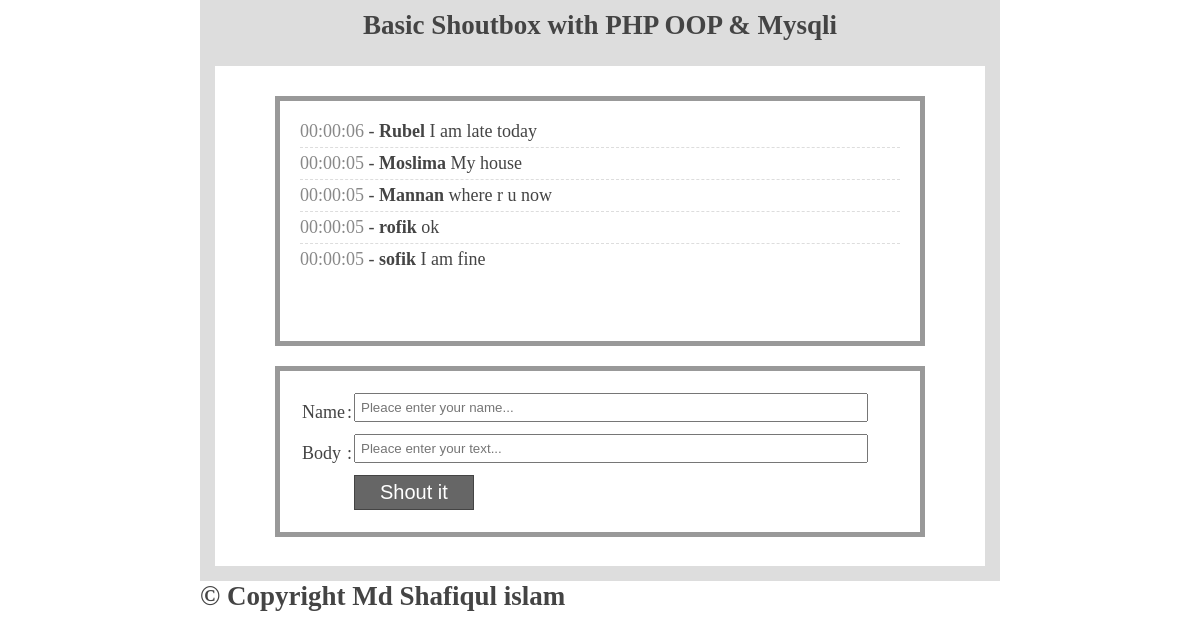
Before: / with the older database file.
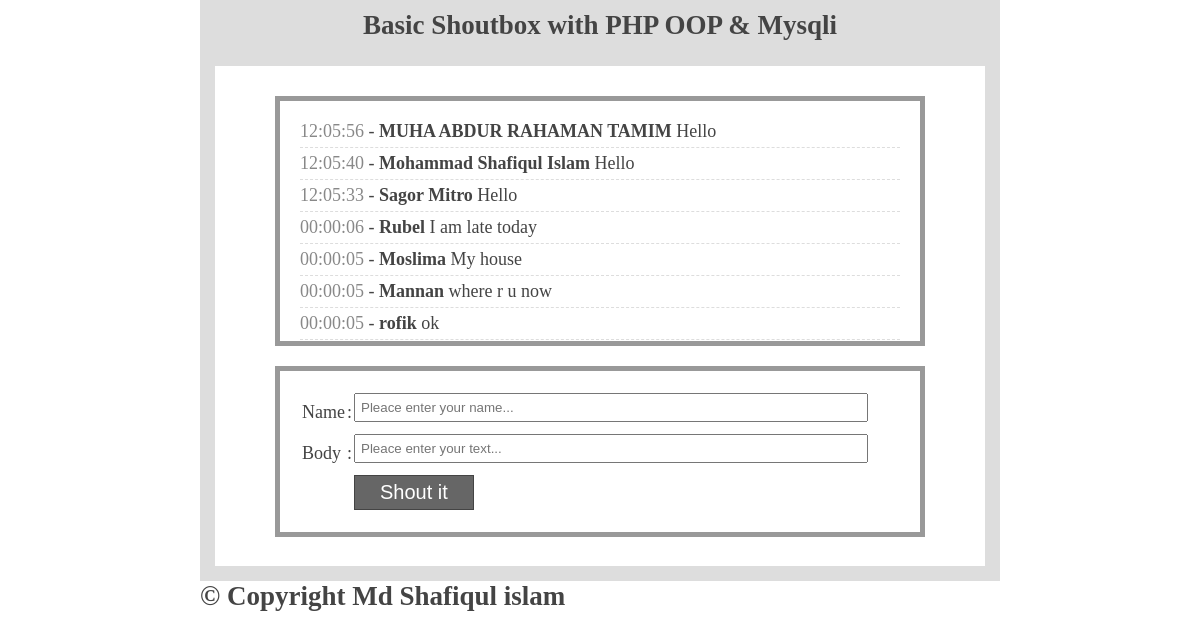
After: the same page with the newer database file.
### tables this page shows
CREATE TABLE `tbl_box` (
  `id` int(11) NOT NULL,
  `name` varchar(100) NOT NULL,
  `body` text NOT NULL,
  `time` time NOT NULL
);

### lib/Database.php (called while the page is built, shortened)
<?php
class Database{
 public $host   = DB_HOST;
 public $user   = DB_USER;
 public $pass   = DB_PASS;
 public $dbname = DB_NAME;
 public $link;
private function connectDB(){
 $this->link = new mysqli($this->host, $this->user, $this->pass,
  $this->dbname);
 }
public function select($query){
  $result = $this->link->query($query) or
   die($this->link->error.__LINE__);
  if($result->num_rows > 0){
    return $result;
  } else {
    return false;
  }
 }
}
?>

### lib/Shout.php (called while the page is built, shortened)
<?php
include 'Database.php';
class Shout{
    private $db;
    public function __construct(){
        $this->db = new Database();
    }
    public function getAllData(){
        $query = "SELECT * FROM tbl_box ORDER BY id DESC";
        $result = $this->db->select($query);
        return $result;
    }
}
?>

### index.php (the view, shortened to what this page needs)
<?php
include_once "lib/Shout.php";
$shout = new Shout();
?>
<!DOCTYPE html>
<html lang="en">
<head>
    <link rel="stylesheet" href="css/style.css">
</head>
<body>
    <div class="wrapper clr">
       <header class="headsection">
           <h2>Basic Shoutbox with PHP OOP & Mysqli</h2>
       </header>
        <section class="content clr">
            <div class="box">
                <ul>
                <?php
                    $getData = $shout->getAllData();
                    if($getData){
                    while($data = $getData->fetch_assoc()){ ?>
                      <li><span><?php echo $data['time']; ?></span> - <b><?php echo $data['name']; ?></b> <?php echo $data['body']; ?></li>
                <?php }}
                    ?>
                </ul>
            </div>
            <div class="shoutform clr">
                <form action="" method="post">
                    <table>
                        <tr>
                            <td>Name</td>
                            <td>:</td>
                            <td><input type="text" name="name" required placeholder="Pleace enter your name..."></td>
                        </tr>
                         <tr>
                            <td>Body</td>
                            <td>:</td>
                            <td><input type="text" name="body" required placeholder="Pleace enter your text..."></td>
                        </tr>
                         <tr>
                            <td></td>
                            <td></td>
                            <td><input type="submit" value="Shout it" ></td>
                        </tr>
                    </table>
                </form>
            </div>
        </section>
        <footer class="footsection clr">
            <h2>&copy; Copyright Md Shafiqul islam</h2>
        </footer>
    </div>
</body>
</html>

### css/style.css (style rules this page uses)
* { padding: 0; margin: 0; outline: 0; }
body { font-family: verdana; font-size: 18px; color: #444; }
.wrapper { width: 800px; margin: 0 auto; }
.clr { overflow: hidden; }
.headsection, footsection { background: #ddd; padding: 10px; text-align: center; }
.content { border: 15px solid #ddd; min-height: 500px; }
.box { border: 5px solid #999; margin: 30px auto 0px; padding: 20px; width: 600px; height: 200px; overflow: scroll; }
.box ul { margin: 0; padding: 0; list-style: none; }
.box ul li { display: block; border-bottom: 1px dashed #ddd; margin-bottom: 5px; padding-bottom: 5px; }
.box ul li:last-child { border-bottom: 0px dashed #ddd; margin-bottom: 0px; padding-bottom: 0px; }
.box ul li span { color: #888; }
.shoutform { border: 5px solid #999; margin: 20px auto 10px; padding: 20px; width: 600px; }
input[type="text"] { padding: 5px; width: 500px;margin-bottom: 10px; }
input[type="submit"] { background: #666; border: 1px solid #444; color: #fff; cursor: pointer; font-size: 20px; padding: 5px 25px; }

Changed rows visible on the page:
no longer on this page (row unchanged): tbl_box: time "00:00:05", name "sofik", body "I am fine"
added tbl_box: time "12:05:56", name "MUHA ABDUR RAHAMAN TAMIM", body "Hello"
added tbl_box: time "12:05:40", name "Mohammad Shafiqul Islam", body "Hello"
added tbl_box: time "12:05:33", name "Sagor Mitro", body "Hello"
